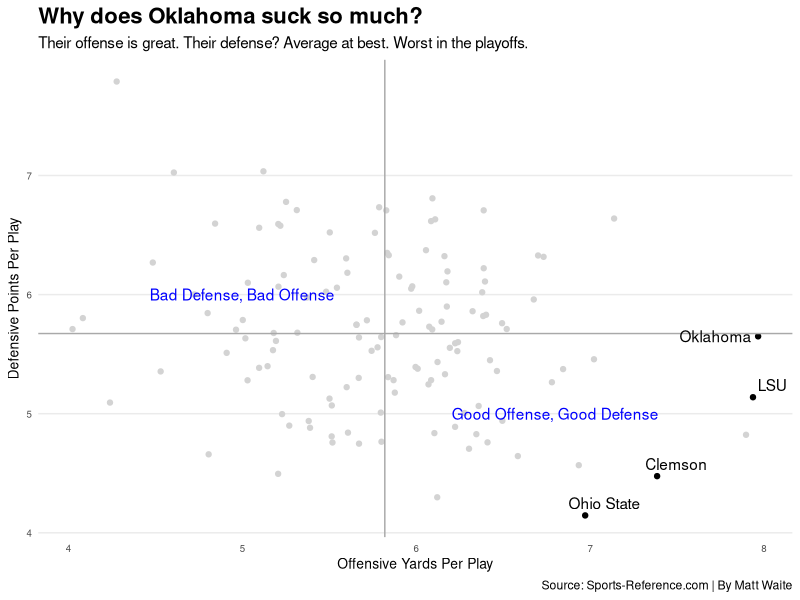

Write R code to recreate this figure.
## ---- chunk 1
library(tidyverse)
library(ggrepel)
## ---- chunk 2
logs <- read_csv("data/footballlogs19.csv")
## ---- chunk 3
logs %>% 
  group_by(Team, Conference) %>% 
  summarise(
    TotalPlays = sum(OffensivePlays), 
    TotalYards = sum(OffensiveYards), 
    DefensivePlays = sum(DefPlays), 
    DefensiveYards = sum(DefYards)) %>% 
  mutate(
    OffensiveYPP = TotalYards/TotalPlays, 
    DefensiveYPP = DefensiveYards/DefensivePlays) -> ypp
## ---- chunk 4
averages <- ypp %>% ungroup() %>% summarise(AvgOffYardsPer = mean(OffensiveYPP), AvgDefYardsPer = mean(DefensiveYPP))

averages
## ---- chunk 5
playoff_teams <- c("Oklahoma", "LSU", "Clemson", "Ohio State")

playoffs <- ypp %>% filter(Team %in% playoff_teams)
## ---- chunk 6
ggplot() + 
  geom_point(data=ypp, aes(x=OffensiveYPP, y=DefensiveYPP), color="light grey") +
  geom_point(data=playoffs, aes(x=OffensiveYPP, y=DefensiveYPP)) +
  geom_hline(yintercept=5.673263, color="dark grey") + 
  geom_vline(xintercept=5.820543, color="dark grey") + 
  geom_text(aes(x=6.8, y=5, label="Good Offense, Good Defense"), color="blue") +
  geom_text(aes(x=5, y=6, label="Bad Defense, Bad Offense"), color="blue") +
  geom_text_repel(data=playoffs, aes(x=OffensiveYPP, y=DefensiveYPP, label=Team)) +
  labs(x="Offensive Yards Per Play", y="Defensive Points Per Play", title="Why does Oklahoma suck so much?", subtitle="Their offense is great. Their defense? Average at best. Worst in the playoffs.", caption="Source: Sports-Reference.com | By Matt Waite") +
  theme_minimal() + 
  theme(
    plot.title = element_text(size = 16, face = "bold"),
    axis.title = element_text(size = 10),
    axis.text = element_text(size = 7),
    axis.ticks = element_blank(),
    panel.grid.minor = element_blank(),
    panel.grid.major.x = element_blank()
  )
